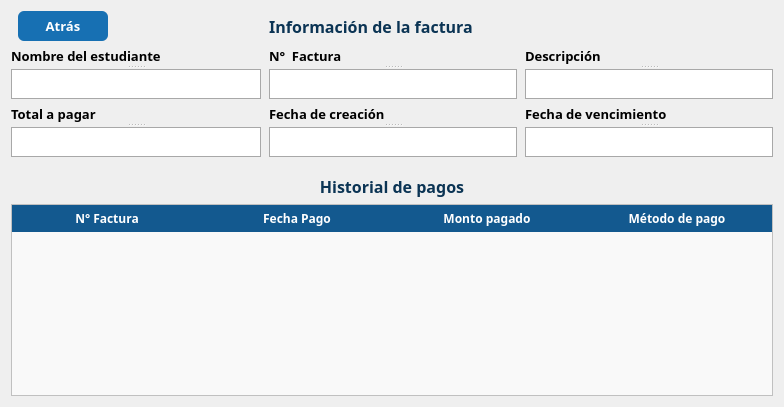
             <widget class="QWidget" name="listInvoice">
              <layout class="QGridLayout" name="gridLayout_14">
               <item row="0" column="0">
                <layout class="QHBoxLayout" name="horizontalLayout_9">
                 <item>
                  <widget class="QPushButton" name="buttonBack_student_info">
                   <property name="minimumSize">
                    <size>
                     <width>90</width>
                     <height>30</height>
                    </size>
                   </property>
                   <property name="maximumSize">
                    <size>
                     <width>90</width>
                     <height>30</height>
                    </size>
                   </property>
                   <property name="font">
                    <font>
                     <family>Euphemia</family>
                     <pointsize>10</pointsize>
                     <weight>75</weight>
                     <bold>true</bold>
                    </font>
                   </property>
                   <property name="cursor">
                    <cursorShape>PointingHandCursor</cursorShape>
                   </property>
                   <property name="styleSheet">
                    <string notr="true">background-color:#1770b3;
font-family: Euphemia;
border: none;
border-radius: 6px;
color:white;</string>
                   </property>
                   <property name="text">
                    <string>Atrás</string>
                   </property>
                  </widget>
                 </item>
                 <item>
                  <widget class="QLabel" name="tittle_info_4">
                   <property name="minimumSize">
                    <size>
                     <width>500</width>
                     <height>0</height>
                    </size>
                   </property>
                   <property name="maximumSize">
                    <size>
                     <width>500</width>
                     <height>16777215</height>
                    </size>
                   </property>
                   <property name="font">
                    <font>
                     <family>Euphemia</family>
                     <pointsize>12</pointsize>
                     <weight>75</weight>
                     <bold>true</bold>
                    </font>
                   </property>
                   <property name="layoutDirection">
                    <enum>Qt::LeftToRight</enum>
                   </property>
                   <property name="styleSheet">
                    <string notr="true">color: rgb(11, 52, 84);</string>
                   </property>
                   <property name="text">
                    <string>Información de la factura</string>
                   </property>
                   <property name="alignment">
                    <set>Qt::AlignCenter</set>
                   </property>
                   <property name="margin">
                    <number>10</number>
                   </property>
                  </widget>
                 </item>
                 <item>
                  <widget class="QWidget" name="widget_5" native="true">
                   <property name="minimumSize">
                    <size>
                     <width>130</width>
                     <height>0</height>
                    </size>
                   </property>
                   <property name="maximumSize">
                    <size>
                     <width>130</width>
                     <height>16777215</height>
                    </size>
                   </property>
                  </widget>
                 </item>
                </layout>
               </item>
               <item row="1" column="0">
                <layout class="QVBoxLayout" name="verticalLayout_9">
                 <item>
                  <layout class="QHBoxLayout" name="info1_4">
                   <property name="spacing">
                    <number>8</number>
                   </property>
                   <item>
                    <widget class="QSplitter" name="student_name_info">
                     <property name="orientation">
                      <enum>Qt::Vertical</enum>
                     </property>
                     <widget class="QLabel" name="label_studentName_info">
                      <property name="font">
                       <font>
                        <family>Euphemia</family>
                        <pointsize>10</pointsize>
                        <weight>75</weight>
                        <bold>true</bold>
                       </font>
                      </property>
                      <property name="text">
                       <string>Nombre del estudiante</string>
                      </property>
                     </widget>
                     <widget class="QLineEdit" name="input_student_name_info">
                      <property name="minimumSize">
                       <size>
                        <width>250</width>
                        <height>30</height>
                       </size>
                      </property>
                      <property name="maximumSize">
                       <size>
                        <width>250</width>
                        <height>30</height>
                       </size>
                      </property>
                      <property name="font">
                       <font>
                        <pointsize>10</pointsize>
                       </font>
                      </property>
                      <property name="styleSheet">
                       <string notr="true">background-color: rgb(255, 255, 255);
border:1px solid  #a8a8a8;
color: rgb(11, 52, 84);
</string>
                      </property>
                      <property name="text">
                       <string/>
                      </property>
                      <property name="readOnly">
                       <bool>true</bool>
                      </property>
                     </widget>
                    </widget>
                   </item>
                   <item>
                    <widget class="QSplitter" name="number_invoice_info">
                     <property name="orientation">
                      <enum>Qt::Vertical</enum>
                     </property>
                     <widget class="QLabel" name="label_number_invoice">
                      <property name="font">
                       <font>
                        <family>Euphemia</family>
                        <pointsize>10</pointsize>
                        <weight>75</weight>
                        <bold>true</bold>
                       </font>
                      </property>
                      <property name="text">
                       <string>N°  Factura</string>
                      </property>
                     </widget>
                     <widget class="QLineEdit" name="input_number_invoice">
                      <property name="minimumSize">
                       <size>
                        <width>0</width>
                        <height>30</height>
                       </size>
                      </property>
                      <property name="maximumSize">
                       <size>
                        <width>16777215</width>
                        <height>30</height>
                       </size>
                      </property>
                      <property name="font">
                       <font>
                        <pointsize>10</pointsize>
                       </font>
                      </property>
                      <property name="styleSheet">
                       <string notr="true">background-color: rgb(255, 255, 255);
border:1px solid  #a8a8a8;
color: rgb(11, 52, 84);
</string>
                      </property>
                      <property name="readOnly">
                       <bool>true</bool>
                      </property>
                     </widget>
                    </widget>
                   </item>
                   <item>
                    <widget class="QSplitter" name="description_invoice_info">
                     <property name="orientation">
                      <enum>Qt::Vertical</enum>
                     </property>
                     <widget class="QLabel" name="label_description_invoice_2">
                      <property name="font">
                       <font>
                        <family>Euphemia</family>
                        <pointsize>10</pointsize>
                        <weight>75</weight>
                        <bold>true</bold>
                       </font>
                      </property>
                      <property name="text">
                       <string>Descripción</string>
                      </property>
                     </widget>
                     <widget class="QLineEdit" name="input_description_invoice">
                      <property name="minimumSize">
                       <size>
                        <width>0</width>
                        <height>30</height>
                       </size>
                      </property>
                      <property name="maximumSize">
                       <size>
                        <width>16777215</width>
                        <height>30</height>
                       </size>
                      </property>
                      <property name="font">
                       <font>
                        <pointsize>10</pointsize>
                       </font>
                      </property>
                      <property name="styleSheet">
                       <string notr="true">background-color: rgb(255, 255, 255);
border:1px solid  #a8a8a8;
color: rgb(11, 52, 84);
</string>
                      </property>
                      <property name="readOnly">
                       <bool>true</bool>
                      </property>
                     </widget>
                    </widget>
                   </item>
                  </layout>
                 </item>
                 <item>
                  <layout class="QHBoxLayout" name="info2_4">
                   <property name="spacing">
                    <number>8</number>
                   </property>
                   <property name="bottomMargin">
                    <number>12</number>
                   </property>
                   <item>
                    <widget class="QSplitter" name="total_amount_info">
                     <property name="orientation">
                      <enum>Qt::Vertical</enum>
                     </property>
                     <widget class="QLabel" name="label_total_amount_info">
                      <property name="font">
                       <font>
                        <family>Euphemia</family>
                        <pointsize>10</pointsize>
                        <weight>75</weight>
                        <bold>true</bold>
                       </font>
                      </property>
                      <property name="text">
                       <string>Total a pagar</string>
                      </property>
                     </widget>
                     <widget class="QLineEdit" name="input_total_amount">
                      <property name="minimumSize">
                       <size>
                        <width>250</width>
                        <height>30</height>
                       </size>
                      </property>
                      <property name="maximumSize">
                       <size>
                        <width>250</width>
                        <height>30</height>
                       </size>
                      </property>
                      <property name="font">
                       <font>
                        <pointsize>10</pointsize>
                       </font>
                      </property>
                      <property name="styleSheet">
                       <string notr="true">background-color: rgb(255, 255, 255);
border:1px solid  #a8a8a8;
color: rgb(11, 52, 84);
</string>
                      </property>
                      <property name="readOnly">
                       <bool>true</bool>
                      </property>
                     </widget>
                    </widget>
                   </item>
                   <item>
                    <widget class="QSplitter" name="created_date_info">
                     <property name="orientation">
                      <enum>Qt::Vertical</enum>
                     </property>
                     <widget class="QLabel" name="label_created_date_info">
                      <property name="font">
                       <font>
                        <family>Euphemia</family>
                        <pointsize>10</pointsize>
                        <weight>75</weight>
                        <bold>true</bold>
                       </font>
                      </property>
                      <property name="text">
                       <string>Fecha de creación</string>
                      </property>
                     </widget>
                     <widget class="QLineEdit" name="input_created_date_info">
                      <property name="minimumSize">
                       <size>
                        <width>0</width>
                        <height>30</height>
                       </size>
                      </property>
                      <property name="maximumSize">
                       <size>
                        <width>16777215</width>
                        <height>30</height>
                       </size>
                      </property>
                      <property name="font">
                       <font>
                        <pointsize>10</pointsize>
                       </font>
                      </property>
                      <property name="styleSheet">
                       <string notr="true">background-color: rgb(255, 255, 255);
border:1px solid  #a8a8a8;
color: rgb(11, 52, 84);
</string>
                      </property>
                      <property name="readOnly">
                       <bool>true</bool>
                      </property>
                     </widget>
                    </widget>
                   </item>
                   <item>
                    <widget class="QSplitter" name="finish_date_info">
                     <property name="orientation">
                      <enum>Qt::Vertical</enum>
                     </property>
                     <widget class="QLabel" name="label_finish_date">
                      <property name="font">
                       <font>
                        <family>Euphemia</family>
                        <pointsize>10</pointsize>
                        <weight>75</weight>
                        <bold>true</bold>
                       </font>
                      </property>
                      <property name="text">
                       <string>Fecha de vencimiento</string>
                      </property>
                     </widget>
                     <widget class="QLineEdit" name="input_finish_date">
                      <property name="minimumSize">
                       <size>
                        <width>0</width>
                        <height>30</height>
                       </size>
                      </property>
                      <property name="maximumSize">
                       <size>
                        <width>16777215</width>
                        <height>30</height>
                       </size>
                      </property>
                      <property name="font">
                       <font>
                        <pointsize>10</pointsize>
                       </font>
                      </property>
                      <property name="styleSheet">
                       <string notr="true">background-color: rgb(255, 255, 255);
border:1px solid  #a8a8a8;
color: rgb(11, 52, 84);
</string>
                      </property>
                      <property name="readOnly">
                       <bool>true</bool>
                      </property>
                     </widget>
                    </widget>
                   </item>
                  </layout>
                 </item>
                </layout>
               </item>
               <item row="2" column="0">
                <widget class="QLabel" name="history_tittle_pay">
                 <property name="font">
                  <font>
                   <family>Euphemia</family>
                   <pointsize>12</pointsize>
                   <weight>75</weight>
                   <bold>true</bold>
                  </font>
                 </property>
                 <property name="styleSheet">
                  <string notr="true">color: rgb(11, 52, 84);</string>
                 </property>
                 <property name="text">
                  <string>Historial de pagos</string>
                 </property>
                 <property name="alignment">
                  <set>Qt::AlignCenter</set>
                 </property>
                 <property name="margin">
                  <number>6</number>
                 </property>
                </widget>
               </item>
               <item row="3" column="0">
                <widget class="QTableWidget" name="history_table_payment">
                 <property name="minimumSize">
                  <size>
                   <width>762</width>
                   <height>0</height>
                  </size>
                 </property>
                 <property name="maximumSize">
                  <size>
                   <width>762</width>
                   <height>16777215</height>
                  </size>
                 </property>
                 <property name="layoutDirection">
                  <enum>Qt::LeftToRight</enum>
                 </property>
                 <property name="styleSheet">
                  <string notr="true">QTableWidget {
 gridline-color: black; 
    background-color: #F9F9F9;
}

QTableWidget::item {
    padding: 1px;
 	 background-color: #e9f4fd;
     color: #000080; 
	text-align:center;
}

QTableWidget::item:selected {
    background-color: #ddeffd;
    color: black; 
}

QHeaderView::section {
    background-color: #13598f; 
    color: white; 
    padding: 3px;
    border: 0.4px solid white;
    font-family: Euphemia;
    font-size: 12px;
font-weight:bold;
}

QTableWidget::item:alternate {
    background-color: #F0F0F0;
}
</string>
                 </property>
                 <property name="editTriggers">
                  <set>QAbstractItemView::NoEditTriggers</set>
                 </property>
                 <attribute name="horizontalHeaderDefaultSectionSize">
                  <number>190</number>
                 </attribute>
                 <attribute name="verticalHeaderVisible">
                  <bool>false</bool>
                 </attribute>
                 <column>
                  <property name="text">
                   <string>N° Factura</string>
                  </property>
                  <property name="textAlignment">
                   <set>AlignCenter</set>
                  </property>
                 </column>
                 <column>
                  <property name="text">
                   <string>Fecha Pago</string>
                  </property>
                  <property name="textAlignment">
                   <set>AlignCenter</set>
                  </property>
                 </column>
                 <column>
                  <property name="text">
                   <string>Monto pagado</string>
                  </property>
                  <property name="textAlignment">
                   <set>AlignCenter</set>
                  </property>
                 </column>
                 <column>
                  <property name="text">
                   <string>Método de pago</string>
                  </property>
                  <property name="textAlignment">
                   <set>AlignCenter</set>
                  </property>
                 </column>
                </widget>
               </item>
              </layout>
             </widget>
